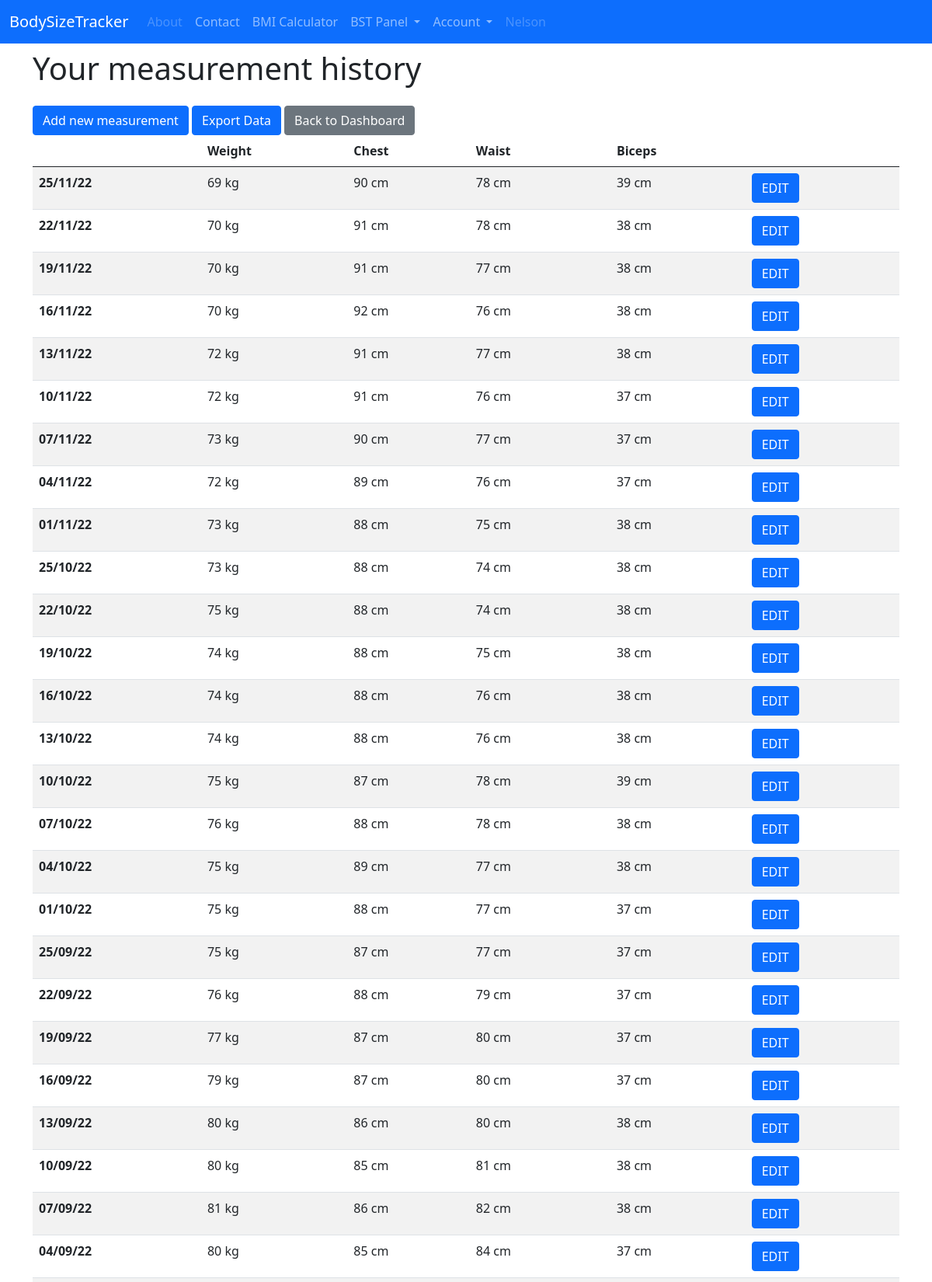
/bst/Nelson/ (signed in, upper part), run on the app's committed database.
### bst/models.py (models this page shows)
class Measurement(models.Model):
    user = models.ForeignKey(User, on_delete=models.CASCADE, unique_for_date=True)
    date = models.DateField(default=datetime.date.today)
    weight = models.IntegerField(blank=True, null=True, validators=[MinValueValidator(1)])
    chest = models.IntegerField(blank=True, null=True, validators=[MinValueValidator(1)])
    waist = models.IntegerField(blank=True, null=True, validators=[MinValueValidator(1)])
    biceps = models.IntegerField(blank=True, null=True, validators=[MinValueValidator(1)])
    class Meta:
        ordering = ('date',)
        constraints = [
            models.UniqueConstraint(fields=['user', 'date'], name='unique day')
        ]
    objects = models.Manager()

### bst/views.py (the view, shortened to what this page needs)
# urls.py: path('<username>/', MeasureView.as_view(), name='dashboard-all'),
class MeasureView(LoginRequiredMixin, ListView):
    model = Measurement
    template_name = 'bst/dashboard_all.html'
    context_object_name = 'measures'
    def get(self, request, *args, **kwargs):
        if kwargs['username'] != self.request.user.username:
            return redirect('dashboard-all', self.request.user.username)
        self.object_list = self.get_queryset()
        allow_empty = self.get_allow_empty()
        context = self.get_context_data()
        return self.render_to_response(context)
    def get_queryset(self):
        return Measurement.objects.filter(user=self.request.user).order_by('-date')

### bst/templates/bst/dashboard_all.html
{% extends 'bst/base.html' %}
{% block content %}
<h1 class="mb-4 mt-2"> Your measurement history</h1>
<a class="btn btn-primary" href="{% url 'measure-add' %}" role="button">Add new measurement</a>
{% if measures %}
<a class="btn btn-primary" href="{% url 'export' %}" role="button">Export Data</a>
{% endif %}
<a class="btn btn-secondary" href="{% url 'dashboard' %}" role="button">Back to Dashboard</a>
{% if measures %}
<table class="table table-striped">
  <thead>
    <tr>
      <th scope="col"></th>
      <th scope="col">Weight</th>
      <th scope="col">Chest</th>
      <th scope="col">Waist</th>
      <th scope="col">Biceps</th>
      <th scope="col"></th>
    </tr>
  </thead>
  <tbody>
  {% for measure in measures %}
    <tr>
      <th scope="row">{{ measure.date|date:"d/m/y" }}</th>
      {% if measure.weight == None %}
      <td>&nbsp&nbsp-</td>
      {% else %}
      <td>{{ measure.weight }} kg</td>
      {% endif %}
      {% if measure.chest == None %}
      <td>&nbsp&nbsp-</td>
      {% else %}
      <td>{{ measure.chest }} cm</td>
      {% endif %}
      {% if measure.waist == None %}
      <td>&nbsp&nbsp-</td>
      {% else %}
      <td>{{ measure.waist }} cm</td>
      {% endif %}
      {% if measure.biceps == None %}
      <td>&nbsp&nbsp-</td>
      {% else %}
      <td>{{ measure.biceps }} cm</td>
      {% endif %}
      <td><a class="btn btn-primary" href="{% url 'measure-edit' measure.user measure.date %}" role="button">EDIT</a></td>
    </tr>
  {% endfor %}
  </tbody>
</table>
{% else %}
    <h5 class="mt-4"> You don't have any measurement in database.</h5>
{% endif %}
{% endblock %}

### bst/templates/bst/base.html (shortened to what this page needs)
{% load static %}
<!doctype html>
<html lang="en">
    <head>
        <link href="https://cdn.jsdelivr.net/npm/bootstrap@5.0.0-beta3/dist/css/bootstrap.min.css" rel="stylesheet">
    </head>
    <body>
        <header class="site-header">
        <nav class="navbar navbar-expand-lg navbar-dark bg-primary">
            <div class="container-fluid">
                <a class="navbar-brand" href="{% url 'home' %}">BodySizeTracker</a>
                <div class="collapse navbar-collapse" id="navbarNavDropdown">
                    <ul class="navbar-nav">
                        <li class="nav-item">
                          <a class="nav-link disabled" href="#">About</a>
                        </li>
                        <li class="nav-item">
                          <a class="nav-link" href="{% url "contact" %}">Contact</a>
                        </li>
                        <li class="nav-item">
                          <a class="nav-link" href="{% url 'bmi' %}">BMI Calculator</a>
                        </li>
                        <li class="nav-item dropdown ">
                          <a class="nav-link dropdown-toggle {% if not user.is_authenticated %}disabled{% endif %}" href="#" id="navbarDropdown" role="button" data-bs-toggle="dropdown" aria-expanded="false">
                              BST Panel
                          </a>
                        </li>
                        {% if user.is_authenticated %}
                        <li class="nav-item dropdown">
                           <a class="nav-link dropdown-toggle" href="#" id="navbarDropdownMenuLink" role="button" data-bs-toggle="dropdown" aria-expanded="false">
                               Account
                           </a>
                        </li>
                        <li class="nav-item">
                          <a class="nav-link disabled" href="#">{{  user }}</a>
                        </li>
                        {% endif %}
                     </ul>
                </div>
             </div>
        </nav>
        </header>
        <main class="container">
            <div>
            {% block content %} {% endblock %}
            </div>
        </main>
    </body>
</html>

### data on the page
Measurement: date "25/11/22", weight "69", chest "90", waist "78", biceps "39"
Measurement: date "22/11/22", weight "70", chest "91", waist "78", biceps "38"
Measurement: date "19/11/22", weight "70", chest "91", waist "77", biceps "38"
Measurement: date "16/11/22", weight "70", chest "92", waist "76", biceps "38"
Measurement: date "13/11/22", weight "72", chest "91", waist "77", biceps "38"
Measurement: date "10/11/22", weight "72", chest "91", waist "76", biceps "37"
Measurement: date "07/11/22", weight "73", chest "90", waist "77", biceps "37"
Measurement: date "04/11/22", weight "72", chest "89", waist "76", biceps "37"
Measurement: date "01/11/22", weight "73", chest "88", waist "75", biceps "38"
Measurement: date "25/10/22", weight "73", chest "88", waist "74", biceps "38"
Measurement: date "22/10/22", weight "75", chest "88", waist "74", biceps "38"
Measurement: date "19/10/22", weight "74", chest "88", waist "75", biceps "38"
Measurement: date "16/10/22", weight "74", chest "88", waist "76", biceps "38"
Measurement: date "13/10/22", weight "74", chest "88", waist "76", biceps "38"
Measurement: date "10/10/22", weight "75", chest "87", waist "78", biceps "39"
Measurement: date "07/10/22", weight "76", chest "88", waist "78", biceps "38"
Measurement: date "04/10/22", weight "75", chest "89", waist "77", biceps "38"
Measurement: date "01/10/22", weight "75", chest "88", waist "77", biceps "37"
Measurement: date "25/09/22", weight "75", chest "87", waist "77", biceps "37"
Measurement: date "22/09/22", weight "76", chest "88", waist "79", biceps "37"
Measurement: date "19/09/22", weight "77", chest "87", waist "80", biceps "37"
Measurement: date "16/09/22", weight "79", chest "87", waist "80", biceps "37"
Measurement: date "13/09/22", weight "80", chest "86", waist "80", biceps "38"
Measurement: date "10/09/22", weight "80", chest "85", waist "81", biceps "38"
Measurement: date "07/09/22", weight "81", chest "86", waist "82", biceps "38"
Measurement: date "04/09/22", weight "80", chest "85", waist "84", biceps "37"

### other printed values
{{ user }} "Nelson"
